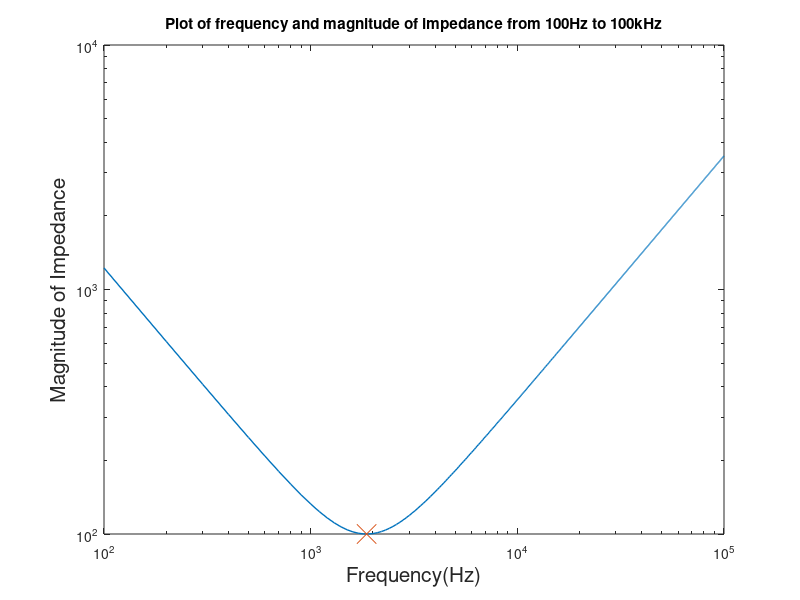

Reproduce this figure in MATLAB.
C=1.3e-6;
f=1000;
omega=2*pi*f;
%Variables are set.
ZC=-(1i/(omega*C));
%Complex impedance of a capacitor is calculated using the set variables.
L=0.0056;
ZL=1i*omega*L;
%Complex impedance of an inductor is calculated using the set variables.
R=100;
ZT=R+ZC+ZL;
Zmag=abs(ZT);
Zphi=angle(ZT);
%The magnitude and phase angle of ZT is calculated
x=linspace(100,100000,1000);
w=2*pi*x;
zc=-(1i./(w*C));
zl=1i*w*L;
zt=R+zc+zl;
y=abs(zt);
%The equations to calculate the total complex impedance are carried out
%then the magnitude of the complex impedance is calculated and used as the
%y-axis for the plot.
loglog(x,y,'LineWidth',1)
%The graph is plotted with logarithmic scales.
xlabel('Frequency(Hz)','FontSize',15)
ylabel('Magnitude of Impedance','FontSize',15)
title('Plot of frequency and magnitude of impedance from 100Hz to 100kHz')
%The x and y labels are inserted along with the title for the plot.
r=1/(2*pi*sqrt(L*C));
%The resonance frequency is calculated.
w2=2*pi*r;
zc2=-(1i./(w2*C));
zl2=1i*w2*L;
zt2=R+zc2+zl2;
y2=abs(zt2);
%The magnitude of impedance is calculate for the resonance frequency.
hold on
loglog(r,y2,'x','MarkerSize',14)
%The marker is then plotted with a red cross with a size of 14.
savefig('Figure1')

